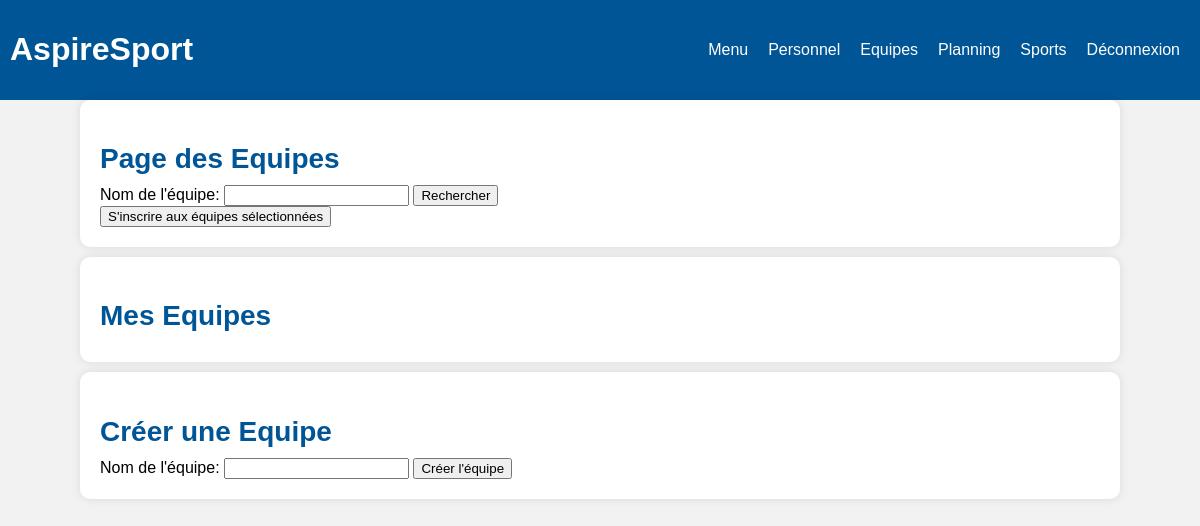
Before: /vue/Equipes.php?nomEquipe=Les Nageurs Intrépides with the older database file.
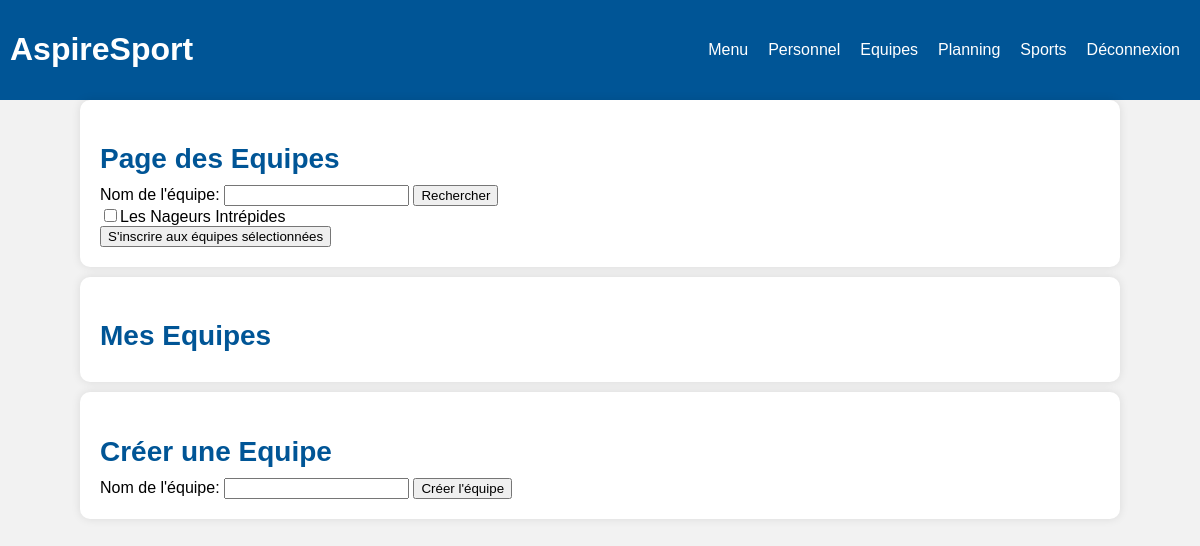
After: the same page with the newer database file.
### tables this page shows
CREATE TABLE IF NOT EXISTS `equipe` (
  `Id_Equipe` int NOT NULL AUTO_INCREMENT,
  `nom_groupe` varchar(50) DEFAULT NULL,
  `date_creation` date DEFAULT NULL,
  PRIMARY KEY (`Id_Equipe`)
);

### vue/Equipes.php (the view, shortened to what this page needs)
<!DOCTYPE html>
<html lang="fr">
<head>
    <link rel="stylesheet" href="../assert/style.css">
</head>
<body>
    <header>
        <h1>AspireSport</h1>
        <nav>
            <ul>
                <li><a href="../vue/Home.php">Menu</a></li>
                <li><a href="../vue/Personnel.php">Personnel</a></li>
                <li><a href="../vue/Equipes.php">Equipes</a></li>
                <li><a href="../vue/Planning.php">Planning</a></li>
                <li><a href="../vue/Sport.php">Sports</a></li>
                <li><a href="../controller/deconnexion.php">Déconnexion</a></li>
            </ul>
        </nav>
    </header>
    <main>
        <h2>Page des Equipes</h2>
        <form action="Equipes.php" method="get">
            <label for="nomEquipe">Nom de l'équipe:</label>
            <input type="text" id="nomEquipe" name="nomEquipe">
            <input type="submit" value="Rechercher">
        </form>
        <form action="../controller/inscription_equipe.php" method="post">
        <?php
        if (isset($_GET['nomEquipe'])) {
            require "../model/CBDD.php";
            $nomEquipe = $_GET['nomEquipe'] ?? '';
            $stmt = $pdo->prepare("SELECT * FROM equipe WHERE nom_groupe LIKE :nomEquipe");
            $stmt->bindValue(':nomEquipe', "%$nomEquipe%");
            $stmt->execute();
            $equipes = $stmt->fetchAll(PDO::FETCH_ASSOC);
            foreach ($equipes as $equipe) {
                echo "<div><input type='checkbox' name='equipeId[]' value='" . $equipe['Id_Equipe'] . "'>" . htmlspecialchars($equipe['nom_groupe']) . "</div>";
            }
        }
        ?>
        <input type="submit" value="S'inscrire aux équipes sélectionnées">
        </form>
    </main>
    <main>
        <h2>Mes Equipes</h2>
    </main>
    <main>
        <h2>Créer une Equipe</h2>
        <form action="../controller/creer_equipe.php" method="post">
                <label for="nomEquipe">Nom de l'équipe:</label>
                <input type="text" id="nomEquipe" name="nomEquipe" required>
                <input type="submit" value="Créer l'équipe">
        </form>
    </main>
</body>
</html>

Changed rows visible on the page:
added equipe: nom_groupe "Les Nageurs Intrépides"
